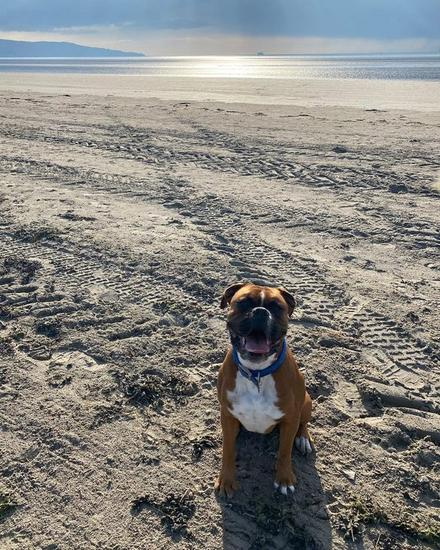
#> input picture assets/img/buddy-beach.jpg, 440 x 550 px, found by its file name
$ python -i prepare-photos.py   (imports and definitions only)
#> lines starting #> are read from the running program, lines starting #| are printed output that depends on the picture
#> in load_cropped, im is the input picture: PIL image 440x550 RGB; mean R, G, B 135.1, 133.7, 129
#!/usr/bin/env python3
"""
Turn the phone screenshots in "PensionBuddy Photos/" into web assets.

The source files are iPhone Photos screenshots, so each one is a photo sitting
inside black letterboxing with app chrome above and below (a date/back bar at
the top, an action bar and sometimes a thumbnail filmstrip at the bottom).
This finds the photo band, crops to it, resizes for its job, and writes a
WebP plus the JPEG fallback the site's <picture> pattern expects.

  python3 tools/prepare-photos.py            # write assets/img/
  python3 tools/prepare-photos.py --preview  # write crops to the scratchpad only

Python 3.9 stdlib + Pillow (user-level install, with WebP).
"""
import argparse, os, sys

try:
    from PIL import Image
except ImportError:  # pragma: no cover
    sys.exit('Pillow is required: python3 -m pip install --user pillow')

ROOT = os.path.dirname(os.path.dirname(os.path.abspath(__file__)))
# PB_PHOTOS points it at another folder; a source not in the folder is skipped,
# so one new photo can be added without every other original to hand.
SRC = os.environ.get('PB_PHOTOS', '/Users/adamjamescondon/PensionBuddy Photos')
OUT = os.path.join(ROOT, 'assets', 'img')

# source file -> (slug, alt text). Alt is specific per photo, as asked.
PHOTOS = [
    ('IMG_1023.PNG', 'strip-cycling-pink-kit',
     'Damian and Adam in matching pink cycling kit after a charity cycle'),
    ('IMG_1027.PNG', 'strip-cycling-blue-kit',
     'Damian and Adam in blue cycling kit at a post-ride event'),
    ('IMG_1028.PNG', 'strip-gig-bucket-hats',
     'Adam and Damian in bucket hats at an outdoor gig'),
    ('IMG_1026.PNG', 'strip-train-platform',
     'Adam and Damian waiting on a train platform on a trip abroad'),
    ('IMG_1032.PNG', 'strip-adam-rocky-park',
     'Adam crouched beside Buddy on the grass in St Anne’s Park'),
    ('IMG_1029.PNG', 'strip-rocky-grinning',
     'Buddy grinning on his lead out for a walk'),
    ('IMG_1034.PNG', 'strip-rocky-blanket',
     'Buddy sitting to attention on a blanket at home'),
    ('IMG_1031.PNG', 'strip-rocky-closeup',
     'A close-up of Buddy looking unimpressed'),
]

# The strip is decorative and scrolls, so it never needs full-size images.
# 430px tall covers a ~215px display height at 2x.
STRIP_H = 430
STRIP_Q = 72

# The portraits behind the three profile sections on the home page. .about-port
# is 4:5 and crops with object-fit: cover, so each one is delivered at 4:5 and
# needs no cropping in the browser. 'box' squares a source that is not already
# 4:5; None means the source is close enough to resize straight.
PORTRAITS = [
    # Adam's studio headshot, red jumper (October 2026): 960x1200, 4:5 as shot.
    {'source': 'Adam-Headshot-Red.jpg', 'slug': 'adam-condon-portrait',
     'box': None, 'size': (800, 1000), 'quality': 84},
    # Damian's two studio headshots (October 2026), shown in turn in his
    # section: 115 (arms crossed) first, 321 (the Pensionbuddy cap) second.
    # Both are 1333x2000; each box is 1332x1665, 4:5, set so the eyes sit at
    # the same height in both and the swap does not jump.
    {'source': 'Damian-Headshot-115.jpg', 'slug': 'damian-condon-portrait',
     'box': (0, 50, 1332, 1715), 'size': (800, 1000), 'quality': 84},
    {'source': 'Damian-Headshot-321.jpg', 'slug': 'damian-condon-portrait-cap',
     'box': (0, 124, 1332, 1789), 'size': (800, 1000), 'quality': 84},
    # The two shots of Damian at his desk under "Our story", 3:2 as shot.
    {'source': 'Damian-Desk-Screen.jpg', 'slug': 'damian-at-desk-screen',
     'box': None, 'size': (1200, 800), 'quality': 80},
    {'source': 'Damian-Desk-Notes.jpg', 'slug': 'damian-at-desk-notes',
     'box': None, 'size': (1200, 800), 'quality': 80},
]

# Images that arrived as a JPEG only, with no phone-screenshot chrome to strip
# and no larger original to go back to. They just need the WebP the <picture>
# pattern expects, derived from the JPEG that is already in assets/img.
DERIVE_WEBP = [('buddy-beach.jpg', 80)]

# The cap shoot, October 2026: studio and patio photos, already clean exports
# (no screenshot chrome), so each is just resized for its job. The sources sit in
# "PensionBuddy Photos/cap-shoot/" under plain names. Run with --cap-shoot to
# write only these and leave every other asset's bytes alone.
CAP_SHOOT = [
    # Our story: "Father, son, dog." 1:1, shown up to ~560px wide.
    {'source': 'cap-shoot/trio-studio.jpg', 'slug': 'cap-trio-studio',
     'size': (1000, 1000), 'quality': 80},
    # Buddy's profile (Damian's pick): over Adam's shoulder, looking straight at
    # the camera. .about-port is 4:5, same size as the two portraits.
    {'source': 'cap-shoot/buddy-shoulder-tall.jpg', 'slug': 'cap-buddy-shoulder',
     'size': (800, 1000), 'quality': 82},
    # Thank-you page, under the timeline: the patio close-up, 4:5.
    {'source': 'cap-shoot/buddy-closeup.jpg', 'slug': 'cap-buddy-closeup',
     'size': (800, 1000), 'quality': 82},
    # Booking page band: 16:9, subjects on the right, plain backdrop on the left.
    {'source': 'cap-shoot/buddy-shoulder-wide.jpg', 'slug': 'cap-buddy-shoulder-wide',
     'size': (1600, 900), 'quality': 78},
]


def photo_band(im):
    """Rows of the screenshot that hold the photo rather than black bars or UI.

    Photo rows are both bright and varied; letterboxing is flat black and the
    app chrome is near-black with a little white text. Taking the longest
    qualifying run also skips the thumbnail filmstrip some screenshots carry.
    """
    g = im.convert('L')
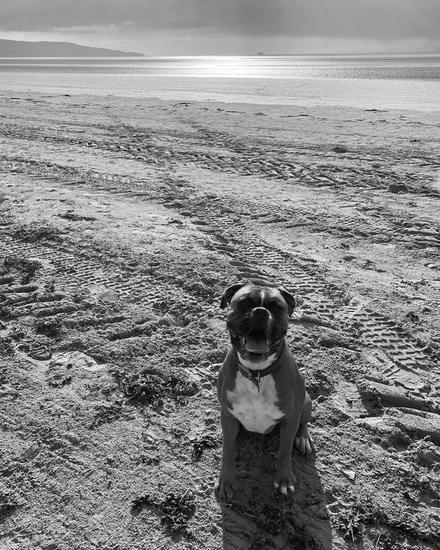
#> g: PIL image 440x550 L; min 0, max 255, mean 133.6
    w, h = g.size
#> w = 440; h = 550
    px = g.load()
    step = max(1, w // 160)          # sample columns, full scan is not needed
#> step = 2
    ok = []
    for y in range(h):
        vals = [px[x, y] for x in range(0, w, step)]
        n = len(vals)
        mean = sum(vals) / n
        var = sum((v - mean) ** 2 for v in vals) / n
        ok.append(mean > 40 and var > 225)   # var > 15^2
#> this loop made 550 passes
#> (mean, var) on passes 1 to 3: (154.4, 95.82), (154.1, 93.98), (153.6, 91.25)
#> after the loop, ok = 550 items, first 6: False, False, False, False, False, False
    best = cur = None
    for y, good in enumerate(ok + [False]):
        if good and cur is None:
            cur = y
        elif not good and cur is not None:
            if best is None or (y - cur) > (best[1] - best[0]):
                best = (cur, y)
            cur = None
#> this loop made 551 passes
#> (good, best) on pass 42: (False, (32, 41))
#> good on passes 1 to 6: False, False, False, False, False, False
    return best or (0, h)


def load_cropped(name):
    im = Image.open(os.path.join(SRC, name)).convert('RGB')
    top, bot = photo_band(im)
#> top = 95; bot = 550
    inset = 2                                   # shave any half-lit edge row
    return im.crop((0, min(top + inset, bot), im.width, max(bot - inset, top)))
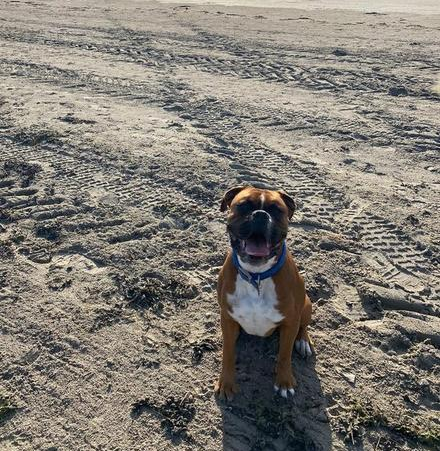
#> returned value: PIL image 440x451 RGB; mean R, G, B 129.1, 124.2, 116.2


# [86 lines left out: functions save_pair, main, not called in this run]

# [2 lines not run here, left out]

>>> result = load_cropped('../assets/img/buddy-beach.jpg')

$ run again, on assets/img/call-step-2.jpg
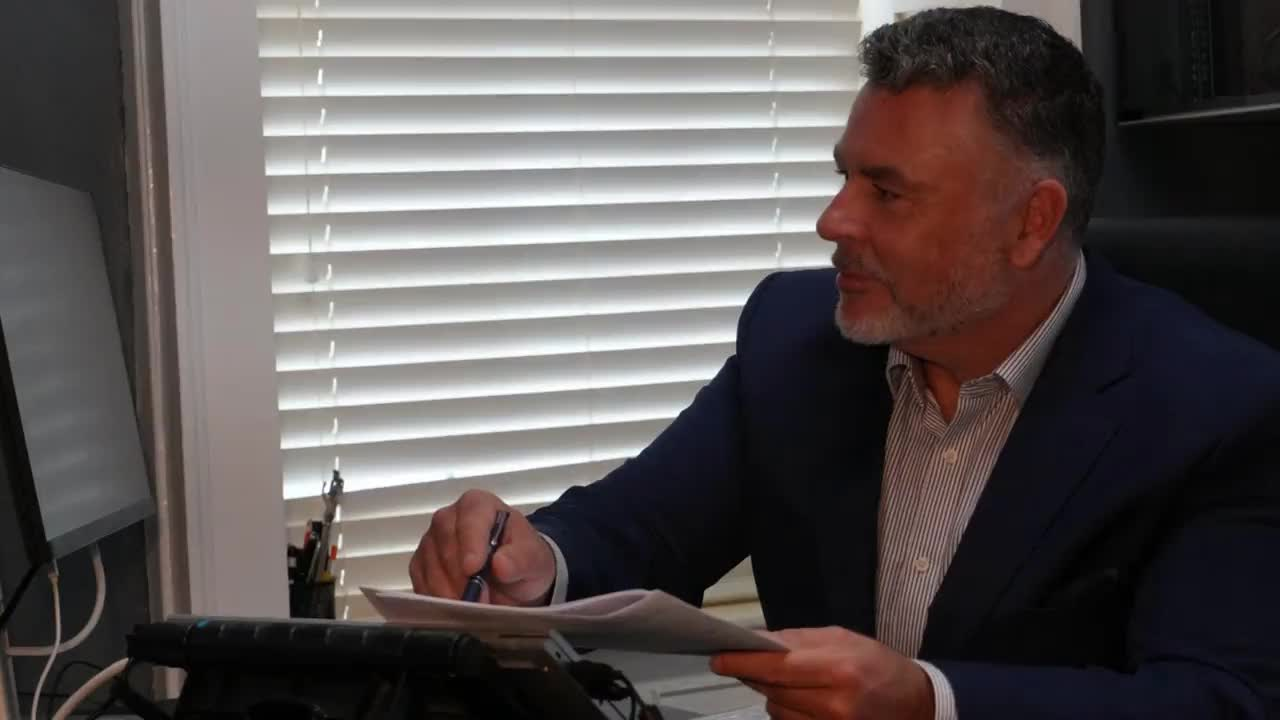
#> input picture assets/img/call-step-2.jpg, 1280 x 720 px, found by its file name
#> in load_cropped, im is the input picture: PIL image 1280x720 RGB; mean R, G, B 90.7, 84, 83.6
#> in photo_band, `g = im.convert('L')`:
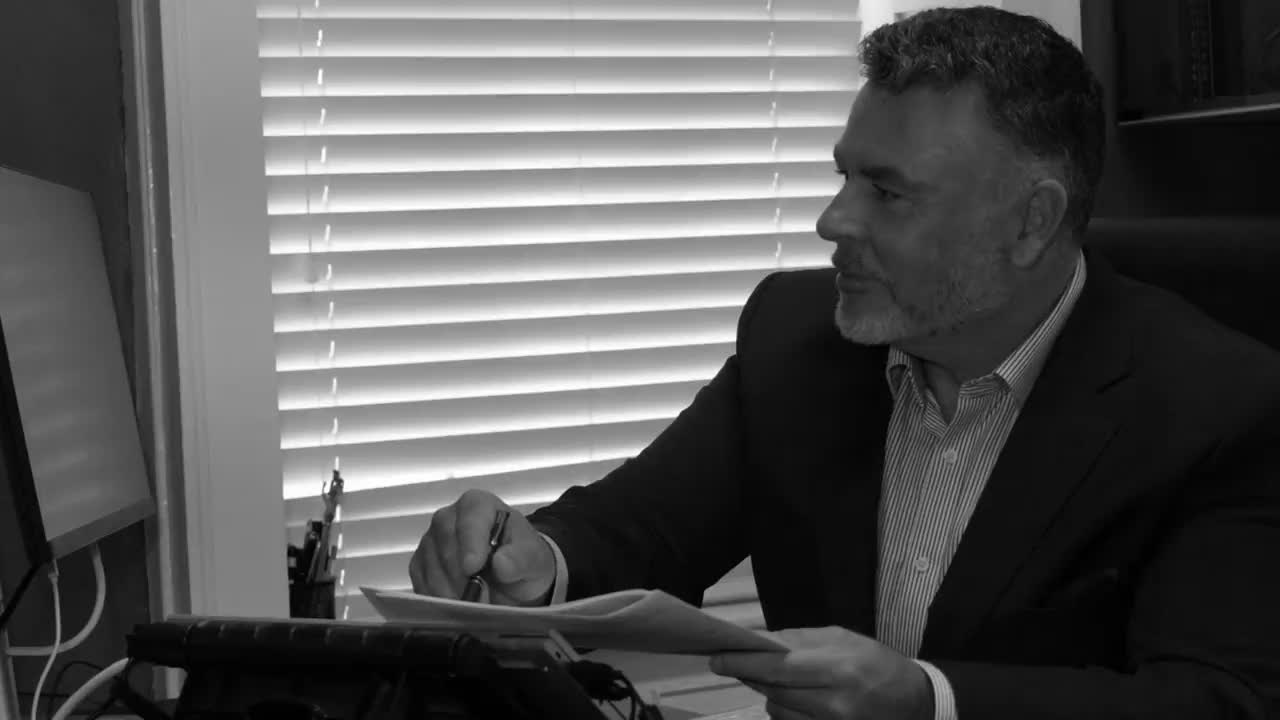
#> g: PIL image 1280x720 L; min 0, max 255, mean 85.9
#> the loop in photo_band, `for y in range(h):` made 720 passes
#> (mean, var) on passes 1 to 3: (128.8, 3502.8), (129.2, 3539), (130.1, 3606.4)
#> after the loop in photo_band, `for y in range(h):`: ok = 720 items, first 6: True, True, True, True, True, True
#> the loop in photo_band, `for y, good in enumerate(ok + [False]):` made 721 passes
#> cur on pass 1: 0
#> top = 0; bot = 624
#> in load_cropped, `return im.crop((0, min(top + inset, bot), im.width, max(bot - inset, t..`:
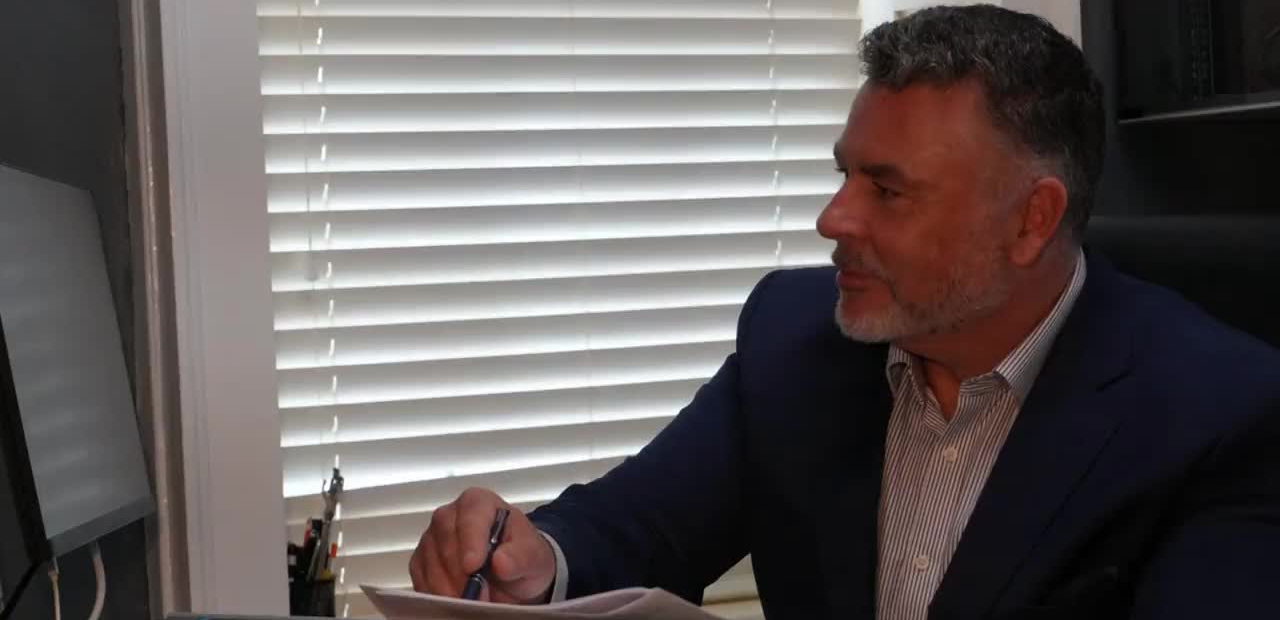
#> returned value: PIL image 1280x620 RGB; mean R, G, B 98.8, 92.3, 91.9
